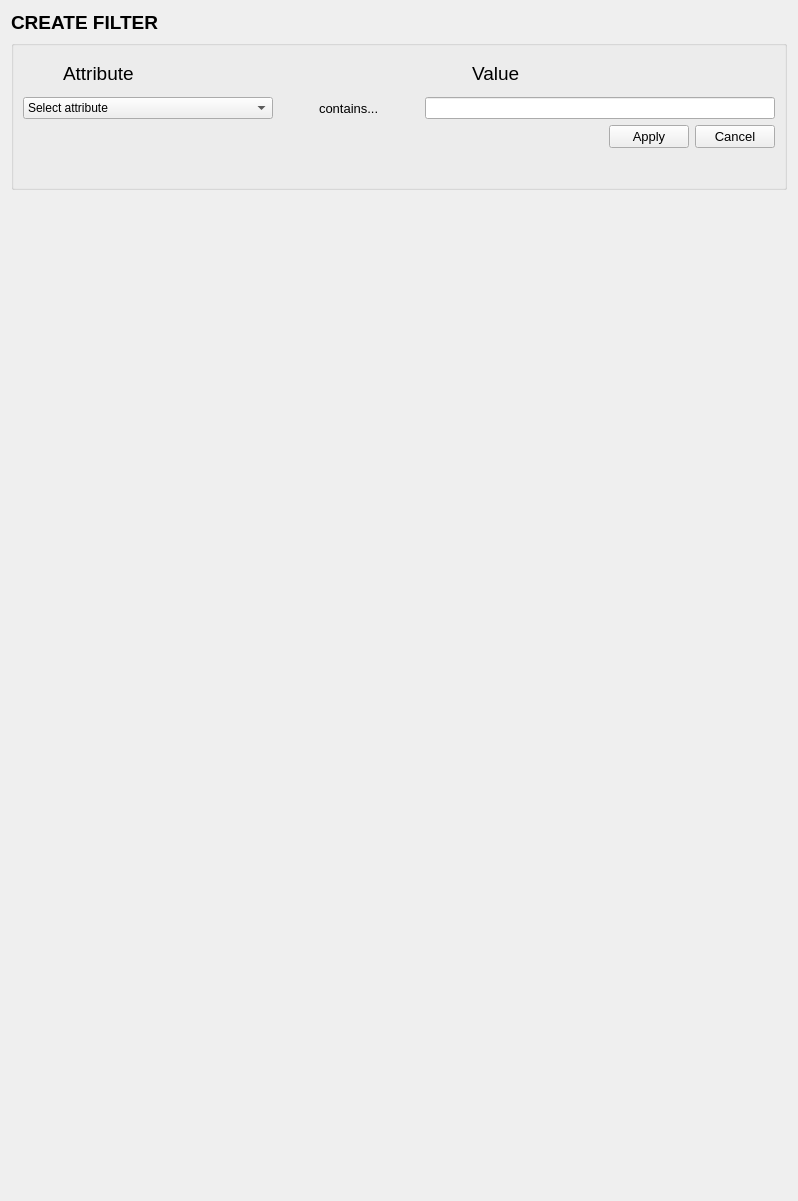
      <widget class="QWidget" name="page_7">
       <layout class="QVBoxLayout" name="verticalLayout_62">
        <item>
         <widget class="QLabel" name="label_22">
          <property name="font">
           <font>
            <pointsize>14</pointsize>
            <weight>75</weight>
            <bold>true</bold>
           </font>
          </property>
          <property name="text">
           <string>CREATE FILTER</string>
          </property>
         </widget>
        </item>
        <item>
         <widget class="QGroupBox" name="groupBox_6">
          <property name="minimumSize">
           <size>
            <width>0</width>
            <height>150</height>
           </size>
          </property>
          <property name="maximumSize">
           <size>
            <width>800</width>
            <height>16777215</height>
           </size>
          </property>
          <property name="title">
           <string/>
          </property>
          <layout class="QVBoxLayout" name="verticalLayout_63">
           <item>
            <layout class="QHBoxLayout" name="horizontalLayout_140">
             <item>
              <spacer name="horizontalSpacer_123">
               <property name="orientation">
                <enum>Qt::Horizontal</enum>
               </property>
               <property name="sizeType">
                <enum>QSizePolicy::Fixed</enum>
               </property>
               <property name="sizeHint" stdset="0">
                <size>
                 <width>40</width>
                 <height>20</height>
                </size>
               </property>
              </spacer>
             </item>
             <item>
              <widget class="QLabel" name="label_20">
               <property name="font">
                <font>
                 <pointsize>14</pointsize>
                </font>
               </property>
               <property name="text">
                <string>Attribute</string>
               </property>
              </widget>
             </item>
             <item>
              <spacer name="horizontalSpacer_122">
               <property name="orientation">
                <enum>Qt::Horizontal</enum>
               </property>
               <property name="sizeType">
                <enum>QSizePolicy::Fixed</enum>
               </property>
               <property name="sizeHint" stdset="0">
                <size>
                 <width>100</width>
                 <height>20</height>
                </size>
               </property>
              </spacer>
             </item>
             <item>
              <widget class="QLabel" name="label_21">
               <property name="font">
                <font>
                 <pointsize>14</pointsize>
                </font>
               </property>
               <property name="text">
                <string>Value</string>
               </property>
              </widget>
             </item>
            </layout>
           </item>
           <item>
            <layout class="QHBoxLayout" name="horizontalLayout_79">
             <item>
              <widget class="QComboBox" name="comboBox_6">
               <property name="minimumSize">
                <size>
                 <width>250</width>
                 <height>0</height>
                </size>
               </property>
               <item>
                <property name="text">
                 <string>Select attribute</string>
                </property>
               </item>
               <item>
                <property name="text">
                 <string>Control Station Displayed</string>
                </property>
               </item>
               <item>
                <property name="text">
                 <string>Fault Group</string>
                </property>
               </item>
               <item>
                <property name="text">
                 <string>Subsystem</string>
                </property>
               </item>
               <item>
                <property name="text">
                 <string>WCA Severity</string>
                </property>
               </item>
               <item>
                <property name="text">
                 <string>WCA Message</string>
                </property>
               </item>
               <item>
                <property name="text">
                 <string>WCA Trigger</string>
                </property>
               </item>
               <item>
                <property name="text">
                 <string>Failsafes MH</string>
                </property>
               </item>
               <item>
                <property name="text">
                 <string>Failsafes UISS</string>
                </property>
               </item>
               <item>
                <property name="text">
                 <string>Interlocks MH</string>
                </property>
               </item>
               <item>
                <property name="text">
                 <string>Interlocks UISS</string>
                </property>
               </item>
              </widget>
             </item>
             <item>
              <spacer name="horizontalSpacer_43">
               <property name="orientation">
                <enum>Qt::Horizontal</enum>
               </property>
               <property name="sizeHint" stdset="0">
                <size>
                 <width>40</width>
                 <height>20</height>
                </size>
               </property>
              </spacer>
             </item>
             <item>
              <widget class="QLabel" name="label_18">
               <property name="font">
                <font>
                 <pointsize>10</pointsize>
                </font>
               </property>
               <property name="text">
                <string>contains...</string>
               </property>
              </widget>
             </item>
             <item>
              <spacer name="horizontalSpacer_10">
               <property name="orientation">
                <enum>Qt::Horizontal</enum>
               </property>
               <property name="sizeHint" stdset="0">
                <size>
                 <width>40</width>
                 <height>20</height>
                </size>
               </property>
              </spacer>
             </item>
             <item>
              <widget class="QLineEdit" name="lineEdit_8">
               <property name="minimumSize">
                <size>
                 <width>350</width>
                 <height>0</height>
                </size>
               </property>
               <property name="maximumSize">
                <size>
                 <width>200</width>
                 <height>16777215</height>
                </size>
               </property>
              </widget>
             </item>
            </layout>
           </item>
           <item>
            <layout class="QHBoxLayout" name="horizontalLayout_141">
             <item>
              <spacer name="horizontalSpacer_121">
               <property name="orientation">
                <enum>Qt::Horizontal</enum>
               </property>
               <property name="sizeHint" stdset="0">
                <size>
                 <width>40</width>
                 <height>20</height>
                </size>
               </property>
              </spacer>
             </item>
             <item>
              <widget class="QPushButton" name="applyFiltersButton">
               <property name="font">
                <font>
                 <pointsize>10</pointsize>
                </font>
               </property>
               <property name="text">
                <string>Apply</string>
               </property>
              </widget>
             </item>
             <item>
              <widget class="QPushButton" name="cancelFiltersButton">
               <property name="font">
                <font>
                 <pointsize>10</pointsize>
                </font>
               </property>
               <property name="text">
                <string>Cancel</string>
               </property>
              </widget>
             </item>
            </layout>
           </item>
           <item>
            <spacer name="verticalSpacer_4">
             <property name="orientation">
              <enum>Qt::Vertical</enum>
             </property>
             <property name="sizeType">
              <enum>QSizePolicy::Minimum</enum>
             </property>
             <property name="sizeHint" stdset="0">
              <size>
               <width>20</width>
               <height>30</height>
              </size>
             </property>
            </spacer>
           </item>
          </layout>
         </widget>
        </item>
        <item>
         <spacer name="verticalSpacer_64">
          <property name="orientation">
           <enum>Qt::Vertical</enum>
          </property>
          <property name="sizeType">
           <enum>QSizePolicy::Preferred</enum>
          </property>
          <property name="sizeHint" stdset="0">
           <size>
            <width>20</width>
            <height>1000</height>
           </size>
          </property>
         </spacer>
        </item>
       </layout>
      </widget>
